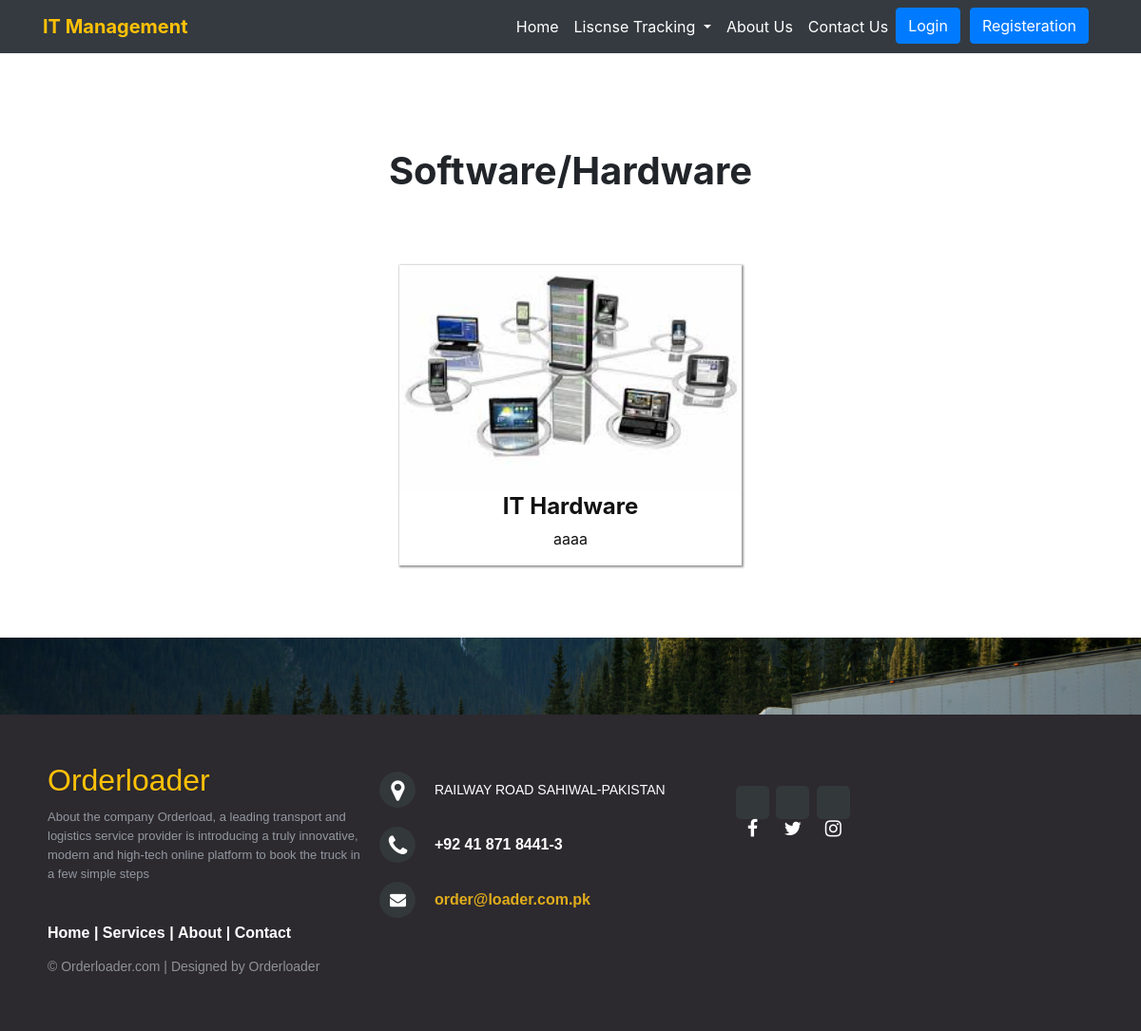
Screenshot of /vehicles.php with the database file from the repository.
### tables this page shows
CREATE TABLE `vehicles` (
  `id` int(13) NOT NULL,
  `menu_id` int(11) NOT NULL,
  `name` varchar(50) NOT NULL,
  `model` varchar(60) NOT NULL,
  `price` int(100) NOT NULL,
  `description` text NOT NULL,
  `img` varchar(200) NOT NULL,
  `sort` int(1) NOT NULL,
  `status` int(1) NOT NULL,
  `created_at` timestamp(6) NOT NULL DEFAULT current_timestamp(6),
  `updated_on` timestamp(6) NULL DEFAULT NULL ON UPDATE current_timestamp(6)
);

CREATE TABLE `sitedetails` (
  `id` int(2) NOT NULL,
  `sitename` varchar(25) DEFAULT NULL,
  `email` varchar(25) DEFAULT NULL,
  `address` varchar(66) DEFAULT NULL,
  `phone` varchar(25) DEFAULT NULL,
  `phone1` varchar(22) DEFAULT NULL,
  `timing` text DEFAULT NULL,
  `city` varchar(25) DEFAULT NULL,
  `logo` varchar(133) DEFAULT NULL,
  `logo1` varchar(77) DEFAULT NULL,
  `favicon` varchar(77) DEFAULT NULL,
  `link1` varchar(133) DEFAULT NULL,
  `link2` varchar(131) DEFAULT NULL,
  `link3` varchar(132) DEFAULT NULL,
  `link4` varchar(135) DEFAULT NULL,
  `whatsapp` varchar(25) DEFAULT NULL,
  `about` text DEFAULT NULL,
  `timing_detail` text DEFAULT NULL,
  `api` text DEFAULT NULL,
  `status` int(1) NOT NULL,
  `created_at` timestamp NOT NULL DEFAULT current_timestamp(),
  `updated_at` timestamp NOT NULL DEFAULT current_timestamp() ON UPDATE current_timestamp()
);

### include/seo.php (called while the page is built, shortened)
<?php
    $Query = "SELECT * FROM sitedetails WHERE status = 1";
    $Result = $Conn->query($Query);
    foreach ($Result as $DataV)
    {
        $Email    = $DataV['email'];
        $Contact  = $DataV['phone'];
        $AddrB    = $DataV['address'];
        $About    = $DataV['about'];
        $FackB    = $DataV['link2'];
        $TwitB    = $DataV['link1'];
        $InstB    = $DataV['link3'];
    }
?>

### vehicles.php (the view, shortened to what this page needs)
<?php
include('include/config.php');
include('include/seo.php');
?>
<!DOCTYPE html>
<html>
<head>
	<?php include('include/head.php');?>
</head>
<body>
<div style="background-color:#fff ;">
	<?php include('include/header.php');?>
</div>
<div style="background-color:#fff;">
	<section class="container ourservices text-center" style="height:auto;">
		<h1 class="headtext" style="margin-top:0px; padding-top:0px;">
			Software/Hardware
		</h1>
		<div class="row">
			<?php
			if(!empty($_GET['cat']))
			{
				$Query = "SELECT * FROM vehicles WHERE status = 1 AND
				menu_id = ".$_GET['cat']." ";
			}
			else
			{
				$Query = "SELECT * FROM vehicles WHERE status = 1";
			}
			$Result = $Conn->query($Query);
			foreach($Result as $Data)
			{
			?>
			<div class="col-lg-4 col-md-4 col-sm-4 col-12 d-block m-auto">
			<a href="detail.php?id=<?=$Data['id']?>" style="color:#121212;text-decoration:none;">
				<div style="width:100%; box-shadow:1px 1px 2px 1px #999; margin-bottom:12px;">
					<img src="images/vehicles/<?=$Data['img']?>"
					style="width:100%; max-height:250px;">
					<h4 class="headtext"><?=$Data['name']?></h4>
					<p style="height:40px;">
						<?=$Data['description']?>
					</p>
				</div>
			</a>
			</div>
			<?php
			}
			?>
		</div>
	</section>
	<div>
		<?php include('include/footer.php');  ?>
	</div>
	</body>
</html>

### include/footer.php
<footer class="footer-distributed">
	<div class="footer-left">
		<h2>
			<span class="text-warning">
				Orderloader
			</span>
		</h2>
		<p class="footer-company-about">
			<?=$About?>
		</p>
		<br>
		<p class="footer-links">
			<a href="index.php">Home</a>
			|
			<a href="#">Services</a>
			|
			<a href="aboutus.php">About</a>
			|
			<a href="#">Contact</a>
		</p>
		<p class="footer-company-name">© Orderloader.com | Designed by Orderloader </p>
	</div>
	<div class="footer-center">
		<div>
			<i class="fa fa-map-marker"></i>
			  <p><span><?=$AddrB?></span></p>
		</div>
		<div>
			<i class="fa fa-phone"></i>
			<p><?=$Contact?></p>
		</div>
		<div>
			<i class="fa fa-envelope"></i>
			<p>
				<a href="mailto:<?=$Email?>">
					<?=$Email?>
				</a>
			</p>
		</div>
	</div>
	<div class="footer-right">
		<div class="footer-icons">
			<a href="<?=$FackB?>">
				<i class="fa fa-facebook"></i>
			</a>
			<a href="<?=$TwitB?>">
				<i class="fa fa-twitter"></i>
			</a>
			<a href="<?=$InstB?>">
				<i class="fa fa-instagram"></i>
			</a>
		</div>
	</div>
</footer>

### css/login.css (style rules this page uses)
* { margin:0; padding:0; }
body { background:#f4f4f4 url(../images/bg.jpg) repeat top left; background-size: 100% 100%; background-attachment: fixed; width: 100%; height: 600px; }

### css/Dash.css (style rules this page uses)
.headtext { font-weight: bold; font }
.ourservices { padding: 100px 0px 60px; height: 700px; }
.ourservices h1 { margin-bottom: 75px; }
.fa { margin-top: 35px; }
* { padding:0; margin:0; }
footer { position: fixed; bottom: 0; }
.footer-distributed { background-color: #2c292f; box-sizing: border-box; width: 100%; text-align: left; font: bold 16px sans-serif; padding: 50px 50px 60px 50px; margin-top: 80px; }
.footer-distributed .footer-left, .footer-distributed .footer-center, .footer-distributed .footer-right { display: inline-block; vertical-align: top; }
.footer-distributed .footer-left { width: 30%; }
.footer-distributed h2 { margin-bottom: 10px; }
.footer-distributed .footer-links { color: #ffffff; margin: 20px 0 12px; }
.footer-distributed .footer-links a { display:inline-block; line-height: 1.8; text-decoration: none; color: inherit; }
.footer-distributed .footer-company-name { color: #8f9296; font-size: 14px; font-weight: normal; margin: 0; }
.footer-distributed .footer-center { width: 35%; }
.footer-distributed .footer-center i { background-color: #33383b; color: #ffffff; font-size: 25px; width: 38px; height: 38px; border-radius: 50%; text-align: center; line-height: 42px; margin: 10px 15px; vertical-align: middle; }
.footer-distributed .footer-center i.fa-envelope { font-size: 17px; line-height: 38px; }
.footer-distributed .footer-center p { display: inline-block; color: #ffffff; vertical-align: middle; margin:0; }
.footer-distributed .footer-center p span { display:block; font-weight: normal; font-size:14px; line-height:2; }
.footer-distributed .footer-center p a { color: #e0ac1c; text-decoration: none;; }
.footer-distributed .footer-right { width: 30%; }
.footer-distributed .footer-company-about { line-height: 20px; color: #92999f; font-size: 13px; font-weight: normal; margin: 0; }
.footer-distributed .footer-icons { margin-top: 25px; }
.footer-distributed .footer-icons a { display: inline-block; width: 35px; height: 35px; cursor: pointer; background: #33383b; border-radius: 5px; font-size: 20px; color: #ffffff; text-align: center; line-height: 35px; margin-right: 3px; margin-bottom: 5px; }

### rows the page displays
vehicles: img (picture), name "IT Hardware", description "aaaa"
sitedetails: about "About the company Orderload, a leading transport and logistics service provider is introducing a truly innovative, modern and high-tech online platform to book the truck in a few simple steps", address "RAILWAY ROAD SAHIWAL-PAKISTAN", phone "+92 41 871 8441-3", email "order@loader.com.pk"
